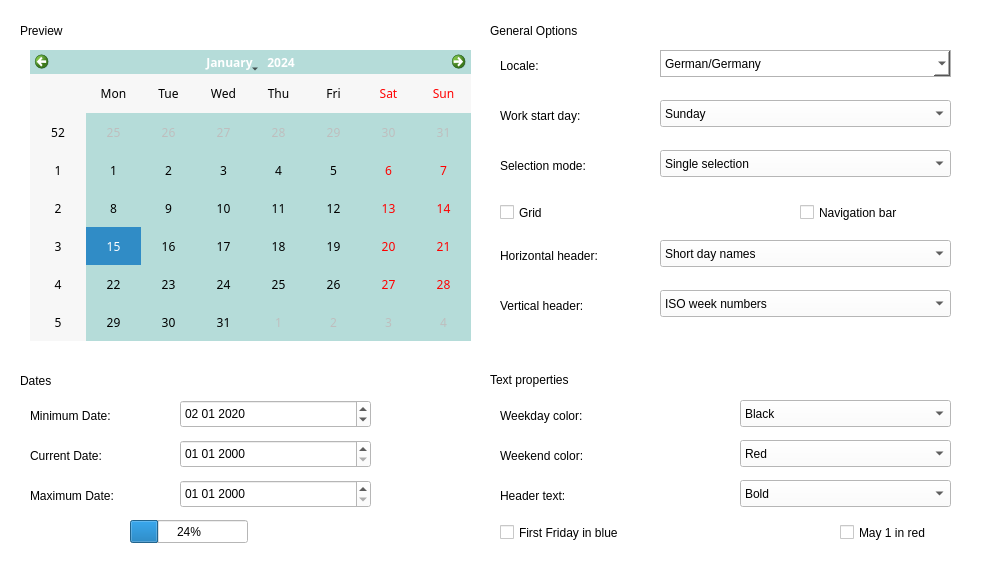
<?xml version="1.0" encoding="UTF-8"?>
<ui version="4.0">
 <class>MainWindow</class>
 <widget class="QMainWindow" name="MainWindow">
  <property name="geometry">
   <rect>
    <x>0</x>
    <y>0</y>
    <width>982</width>
    <height>575</height>
   </rect>
  </property>
  <property name="palette">
   <palette>
    <active>
     <colorrole role="Highlight">
      <brush brushstyle="SolidPattern">
       <color alpha="255">
        <red>181</red>
        <green>220</green>
        <blue>217</blue>
       </color>
      </brush>
     </colorrole>
    </active>
    <inactive>
     <colorrole role="Highlight">
      <brush brushstyle="SolidPattern">
       <color alpha="255">
        <red>181</red>
        <green>220</green>
        <blue>217</blue>
       </color>
      </brush>
     </colorrole>
    </inactive>
    <disabled>
     <colorrole role="Highlight">
      <brush brushstyle="SolidPattern">
       <color alpha="255">
        <red>145</red>
        <green>145</green>
        <blue>145</blue>
       </color>
      </brush>
     </colorrole>
    </disabled>
   </palette>
  </property>
  <property name="windowTitle">
   <string>MainWindow</string>
  </property>
  <widget class="QWidget" name="centralwidget">
   <property name="styleSheet">
    <string notr="true">background-color: rgb(255, 255, 255);</string>
   </property>
   <widget class="QLabel" name="label">
    <property name="geometry">
     <rect>
      <x>20</x>
      <y>20</y>
      <width>76</width>
      <height>21</height>
     </rect>
    </property>
    <property name="styleSheet">
     <string notr="true">color: rgb(0, 0, 0);</string>
    </property>
    <property name="text">
     <string>Preview</string>
    </property>
   </widget>
   <widget class="QCalendarWidget" name="calendarWidget">
    <property name="geometry">
     <rect>
      <x>30</x>
      <y>50</y>
      <width>441</width>
      <height>291</height>
     </rect>
    </property>
    <property name="font">
     <font>
      <family>Comfortaa</family>
     </font>
    </property>
    <property name="styleSheet">
     <string notr="true">background-color: rgb(181, 220, 217);</string>
    </property>
   </widget>
   <widget class="QLabel" name="label_2">
    <property name="geometry">
     <rect>
      <x>20</x>
      <y>370</y>
      <width>76</width>
      <height>21</height>
     </rect>
    </property>
    <property name="styleSheet">
     <string notr="true">color: rgb(0, 0, 0);</string>
    </property>
    <property name="text">
     <string>Dates</string>
    </property>
   </widget>
   <widget class="QLabel" name="label_3">
    <property name="geometry">
     <rect>
      <x>30</x>
      <y>400</y>
      <width>121</width>
      <height>31</height>
     </rect>
    </property>
    <property name="styleSheet">
     <string notr="true">color: rgb(0, 0, 0);</string>
    </property>
    <property name="text">
     <string>Minimum Date:</string>
    </property>
   </widget>
   <widget class="QLabel" name="label_4">
    <property name="geometry">
     <rect>
      <x>30</x>
      <y>440</y>
      <width>121</width>
      <height>31</height>
     </rect>
    </property>
    <property name="styleSheet">
     <string notr="true">color: rgb(0, 0, 0);</string>
    </property>
    <property name="text">
     <string>Current Date:</string>
    </property>
   </widget>
   <widget class="QLabel" name="label_5">
    <property name="geometry">
     <rect>
      <x>30</x>
      <y>480</y>
      <width>131</width>
      <height>31</height>
     </rect>
    </property>
    <property name="styleSheet">
     <string notr="true">color: rgb(0, 0, 0);</string>
    </property>
    <property name="text">
     <string>Maximum Date:</string>
    </property>
   </widget>
   <widget class="QDateEdit" name="dateEdit">
    <property name="enabled">
     <bool>true</bool>
    </property>
    <property name="geometry">
     <rect>
      <x>180</x>
      <y>400</y>
      <width>191</width>
      <height>28</height>
     </rect>
    </property>
    <property name="toolTip">
     <string/>
    </property>
    <property name="statusTip">
     <string/>
    </property>
    <property name="whatsThis">
     <string/>
    </property>
    <property name="styleSheet">
     <string notr="true">color: rgb(0, 0, 0);</string>
    </property>
    <property name="locale">
     <locale language="Indonesian" country="Indonesia"/>
    </property>
    <property name="inputMethodHints">
     <set>Qt::ImhPreferNumbers</set>
    </property>
    <property name="frame">
     <bool>true</bool>
    </property>
    <property name="readOnly">
     <bool>false</bool>
    </property>
    <property name="specialValueText">
     <string/>
    </property>
    <property name="accelerated">
     <bool>false</bool>
    </property>
    <property name="showGroupSeparator" stdset="0">
     <bool>false</bool>
    </property>
    <property name="dateTime">
     <datetime>
      <hour>0</hour>
      <minute>0</minute>
      <second>0</second>
      <year>2020</year>
      <month>1</month>
      <day>2</day>
     </datetime>
    </property>
    <property name="maximumTime">
     <time>
      <hour>23</hour>
      <minute>59</minute>
      <second>59</second>
     </time>
    </property>
    <property name="minimumTime">
     <time>
      <hour>0</hour>
      <minute>0</minute>
      <second>0</second>
     </time>
    </property>
    <property name="currentSection">
     <enum>QDateTimeEdit::DaySection</enum>
    </property>
    <property name="displayFormat">
     <string>dd MM yyyy</string>
    </property>
    <property name="calendarPopup">
     <bool>false</bool>
    </property>
    <property name="currentSectionIndex">
     <number>0</number>
    </property>
    <property name="timeSpec">
     <enum>Qt::LocalTime</enum>
    </property>
    <property name="date">
     <date>
      <year>2020</year>
      <month>1</month>
      <day>2</day>
     </date>
    </property>
   </widget>
   <widget class="QDateEdit" name="dateEdit_2">
    <property name="geometry">
     <rect>
      <x>180</x>
      <y>440</y>
      <width>191</width>
      <height>28</height>
     </rect>
    </property>
    <property name="styleSheet">
     <string notr="true">color: rgb(0, 0, 0);</string>
    </property>
    <property name="displayFormat">
     <string>dd MM yyyy</string>
    </property>
   </widget>
   <widget class="QDateEdit" name="dateEdit_3">
    <property name="geometry">
     <rect>
      <x>180</x>
      <y>480</y>
      <width>191</width>
      <height>28</height>
     </rect>
    </property>
    <property name="styleSheet">
     <string notr="true">color: rgb(0, 0, 0);</string>
    </property>
    <property name="displayFormat">
     <string>dd MM yyyy</string>
    </property>
   </widget>
   <widget class="QLabel" name="label_6">
    <property name="geometry">
     <rect>
      <x>490</x>
      <y>20</y>
      <width>141</width>
      <height>21</height>
     </rect>
    </property>
    <property name="styleSheet">
     <string notr="true">color: rgb(0, 0, 0);</string>
    </property>
    <property name="text">
     <string>General Options</string>
    </property>
   </widget>
   <widget class="QLabel" name="label_7">
    <property name="geometry">
     <rect>
      <x>500</x>
      <y>50</y>
      <width>121</width>
      <height>31</height>
     </rect>
    </property>
    <property name="styleSheet">
     <string notr="true">color: rgb(0, 0, 0);</string>
    </property>
    <property name="text">
     <string>Locale:</string>
    </property>
   </widget>
   <widget class="QLabel" name="label_8">
    <property name="geometry">
     <rect>
      <x>500</x>
      <y>100</y>
      <width>121</width>
      <height>31</height>
     </rect>
    </property>
    <property name="styleSheet">
     <string notr="true">color: rgb(0, 0, 0);</string>
    </property>
    <property name="text">
     <string>Work start day:</string>
    </property>
   </widget>
   <widget class="QLabel" name="label_9">
    <property name="geometry">
     <rect>
      <x>500</x>
      <y>150</y>
      <width>131</width>
      <height>31</height>
     </rect>
    </property>
    <property name="styleSheet">
     <string notr="true">color: rgb(0, 0, 0);</string>
    </property>
    <property name="text">
     <string>Selection mode:</string>
    </property>
   </widget>
   <widget class="QComboBox" name="comboBox">
    <property name="geometry">
     <rect>
      <x>660</x>
      <y>50</y>
      <width>291</width>
      <height>27</height>
     </rect>
    </property>
    <property name="styleSheet">
     <string notr="true">QComboBox {
	color: rgb(0, 0, 0);
	border: 1px solid rgb(179, 179, 179);
}</string>
    </property>
    <item>
     <property name="text">
      <string>German/Germany</string>
     </property>
    </item>
   </widget>
   <widget class="QComboBox" name="comboBox_2">
    <property name="geometry">
     <rect>
      <x>660</x>
      <y>100</y>
      <width>291</width>
      <height>27</height>
     </rect>
    </property>
    <property name="styleSheet">
     <string notr="true">color: rgb(0, 0, 0);</string>
    </property>
    <item>
     <property name="text">
      <string>Sunday</string>
     </property>
    </item>
   </widget>
   <widget class="QComboBox" name="comboBox_3">
    <property name="geometry">
     <rect>
      <x>660</x>
      <y>150</y>
      <width>291</width>
      <height>27</height>
     </rect>
    </property>
    <property name="styleSheet">
     <string notr="true">color: rgb(0, 0, 0);</string>
    </property>
    <item>
     <property name="text">
      <string>Single selection</string>
     </property>
    </item>
   </widget>
   <widget class="QCheckBox" name="checkBox">
    <property name="geometry">
     <rect>
      <x>500</x>
      <y>200</y>
      <width>104</width>
      <height>25</height>
     </rect>
    </property>
    <property name="styleSheet">
     <string notr="true">color: rgb(0, 0, 0);</string>
    </property>
    <property name="text">
     <string>Grid</string>
    </property>
   </widget>
   <widget class="QCheckBox" name="checkBox_2">
    <property name="geometry">
     <rect>
      <x>800</x>
      <y>200</y>
      <width>141</width>
      <height>25</height>
     </rect>
    </property>
    <property name="styleSheet">
     <string notr="true">color: rgb(0, 0, 0);</string>
    </property>
    <property name="text">
     <string>Navigation bar</string>
    </property>
   </widget>
   <widget class="QLabel" name="label_10">
    <property name="geometry">
     <rect>
      <x>500</x>
      <y>240</y>
      <width>151</width>
      <height>31</height>
     </rect>
    </property>
    <property name="styleSheet">
     <string notr="true">color: rgb(0, 0, 0);</string>
    </property>
    <property name="text">
     <string>Horizontal header:</string>
    </property>
   </widget>
   <widget class="QLabel" name="label_11">
    <property name="geometry">
     <rect>
      <x>500</x>
      <y>290</y>
      <width>151</width>
      <height>31</height>
     </rect>
    </property>
    <property name="styleSheet">
     <string notr="true">color: rgb(0, 0, 0);</string>
    </property>
    <property name="text">
     <string>Vertical header:</string>
    </property>
   </widget>
   <widget class="QComboBox" name="comboBox_4">
    <property name="geometry">
     <rect>
      <x>660</x>
      <y>240</y>
      <width>291</width>
      <height>27</height>
     </rect>
    </property>
    <property name="styleSheet">
     <string notr="true">color: rgb(0, 0, 0);</string>
    </property>
    <item>
     <property name="text">
      <string>Short day names</string>
     </property>
    </item>
   </widget>
   <widget class="QComboBox" name="comboBox_5">
    <property name="geometry">
     <rect>
      <x>660</x>
      <y>290</y>
      <width>291</width>
      <height>27</height>
     </rect>
    </property>
    <property name="styleSheet">
     <string notr="true">color: rgb(0, 0, 0);</string>
    </property>
    <item>
     <property name="text">
      <string>ISO week numbers</string>
     </property>
    </item>
   </widget>
   <widget class="QLabel" name="label_12">
    <property name="geometry">
     <rect>
      <x>490</x>
      <y>370</y>
      <width>125</width>
      <height>19</height>
     </rect>
    </property>
    <property name="styleSheet">
     <string notr="true">color: rgb(0, 0, 0);</string>
    </property>
    <property name="text">
     <string>Text properties</string>
    </property>
   </widget>
   <widget class="QLabel" name="label_13">
    <property name="geometry">
     <rect>
      <x>500</x>
      <y>400</y>
      <width>151</width>
      <height>31</height>
     </rect>
    </property>
    <property name="styleSheet">
     <string notr="true">color: rgb(0, 0, 0);</string>
    </property>
    <property name="text">
     <string>Weekday color:</string>
    </property>
   </widget>
   <widget class="QLabel" name="label_14">
    <property name="geometry">
     <rect>
      <x>500</x>
      <y>440</y>
      <width>151</width>
      <height>31</height>
     </rect>
    </property>
    <property name="styleSheet">
     <string notr="true">color: rgb(0, 0, 0);</string>
    </property>
    <property name="text">
     <string>Weekend color:</string>
    </property>
   </widget>
   <widget class="QLabel" name="label_15">
    <property name="geometry">
     <rect>
      <x>500</x>
      <y>480</y>
      <width>151</width>
      <height>31</height>
     </rect>
    </property>
    <property name="styleSheet">
     <string notr="true">color: rgb(0, 0, 0);</string>
    </property>
    <property name="text">
     <string>Header text:</string>
    </property>
   </widget>
   <widget class="QComboBox" name="comboBox_6">
    <property name="geometry">
     <rect>
      <x>740</x>
      <y>400</y>
      <width>211</width>
      <height>27</height>
     </rect>
    </property>
    <property name="styleSheet">
     <string notr="true">color: rgb(0, 0, 0);</string>
    </property>
    <item>
     <property name="text">
      <string>Black</string>
     </property>
    </item>
   </widget>
   <widget class="QComboBox" name="comboBox_7">
    <property name="geometry">
     <rect>
      <x>740</x>
      <y>440</y>
      <width>211</width>
      <height>27</height>
     </rect>
    </property>
    <property name="styleSheet">
     <string notr="true">color: rgb(0, 0, 0);</string>
    </property>
    <item>
     <property name="text">
      <string>Red</string>
     </property>
    </item>
   </widget>
   <widget class="QComboBox" name="comboBox_8">
    <property name="geometry">
     <rect>
      <x>740</x>
      <y>480</y>
      <width>211</width>
      <height>27</height>
     </rect>
    </property>
    <property name="styleSheet">
     <string notr="true">color: rgb(0, 0, 0);</string>
    </property>
    <item>
     <property name="text">
      <string>Bold</string>
     </property>
    </item>
   </widget>
   <widget class="QCheckBox" name="checkBox_3">
    <property name="geometry">
     <rect>
      <x>500</x>
      <y>520</y>
      <width>171</width>
      <height>25</height>
     </rect>
    </property>
    <property name="styleSheet">
     <string notr="true">color: rgb(0, 0, 0);</string>
    </property>
    <property name="text">
     <string>First Friday in blue</string>
    </property>
   </widget>
   <widget class="QCheckBox" name="checkBox_4">
    <property name="geometry">
     <rect>
      <x>840</x>
      <y>520</y>
      <width>131</width>
      <height>25</height>
     </rect>
    </property>
    <property name="styleSheet">
     <string notr="true">color: rgb(0, 0, 0);</string>
    </property>
    <property name="text">
     <string>May 1 in red</string>
    </property>
   </widget>
   <widget class="QProgressBar" name="progressBar">
    <property name="geometry">
     <rect>
      <x>130</x>
      <y>520</y>
      <width>118</width>
      <height>23</height>
     </rect>
    </property>
    <property name="value">
     <number>24</number>
    </property>
   </widget>
  </widget>
 </widget>
 <resources/>
 <connections/>
</ui>
